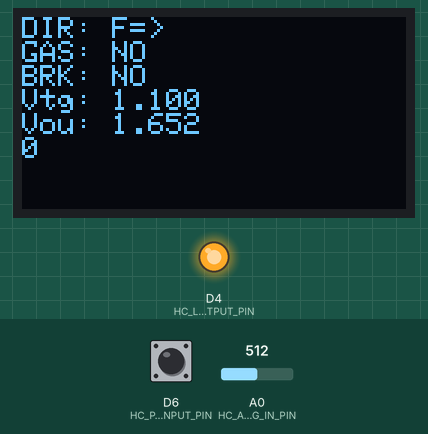
Bench run of a sketch on a simulated ESP8266 (NodeMCU). Shown: 128×64 one-colour display, output pins drawn as LEDs (lit = HIGH). The inputs (shaded band) are chosen by the test bench; at power-on: D6 (HC_PEDAL_INPUT_PIN) HIGH, A0 (HC_ANALOG_IN_PIN) = 512.

Above: at 1.2 s.
1.3 s: D6 (HC_PEDAL_INPUT_PIN) pulled LOW for 1 s
At 1.42 s:
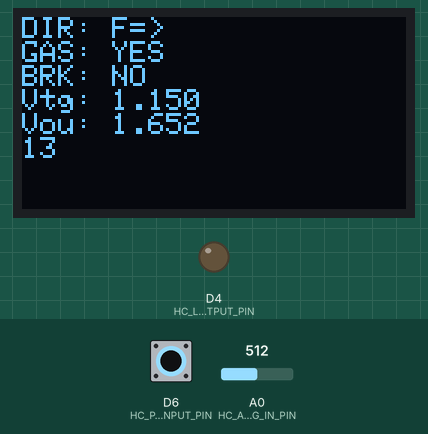
At 3.5 s:
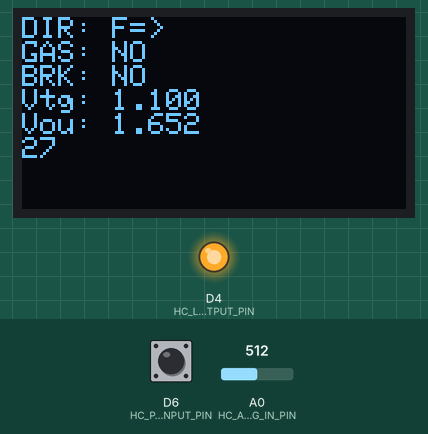
3.8 s: D6 (HC_PEDAL_INPUT_PIN) pulled LOW for 0.15 s
At 4.7 s:
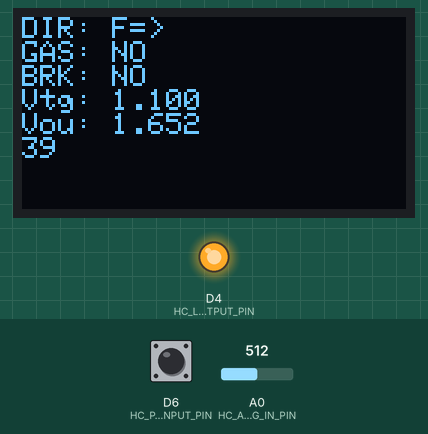
Timing chart, 0 to 6.8 s (numbered marks = the images above; inputs shaded):
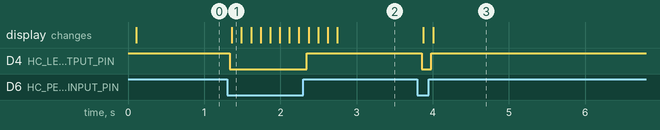

Measured:
- after the input at 1.3 s, D4 (HC_LED_OUTPUT_PIN): HIGH → LOW at once, → HIGH 1.0 s later; the display: changes after 0.06 s (image 1)
- after the input at 3.8 s, D4 (HC_LED_OUTPUT_PIN): HIGH → LOW after 0.05 s, → HIGH 0.13 s later; the display: first changes after 0.08 s (image 3 shows a later state)

The sketch:

hover-car.ino
```cpp
#include "ESP8266WiFi.h"
#include <SPI.h>
#include <Wire.h>
#include <Adafruit_GFX.h>
#include <Adafruit_SSD1306.h>
#include <Adafruit_MCP4725.h>

bool DEBUG_CONSOLE  = false;

// SCL GPIO5
// SDA GPIO4
#define OLED_RESET 0  // GPIO0
Adafruit_SSD1306 hcDisplay(OLED_RESET);

Adafruit_MCP4725 hcDac;

bool HC_PEDAL_ENGAGED_CURRENT = false;
bool HC_PEDAL_ENGAGED_PREV = false;

// ===== CONFIG =====
uint8_t HC_LED_OUTPUT_PIN  = D4;
uint8_t HC_PEDAL_INPUT_PIN = D6;
uint8_t HC_ANALOG_IN_PIN   = A0;

float    HC_DAC_SUPPLY_VOLTAGE = 3.3; // set correct DAC VCC voltage
uint16_t HC_DAC_VALUE_MAX = 4095; // 0x0FFF

// diff real value measured and set, should be 0.0
// measure actual on Vout with multimeter when MIN is set diff here
float    HC_DAC_ACTUAL_VOLTAGE_CORRECTION = +0.000;

float HC_THROTTLE_OUTPUT_LEVEL_CURRENT = 0.000; // start voltage
float HC_THROTTLE_OUTPUT_LEVEL_MIN     = 1.100;
float HC_THROTTLE_OUTPUT_LEVEL_MAX     = 1.500;
float HC_THROTTLE_OUTPUT_LEVEL_STEP_UP = 0.050;
float HC_THROTTLE_OUTPUT_LEVEL_STEP_DN = 0.100; // brake faster then accelerate
// ===== END OF CONFIG =====

void displaySetup() {
  hcDisplay.begin(SSD1306_SWITCHCAPVCC, 0x3C); // 0x3C or 0x3D
  hcDisplay.clearDisplay();
  hcDisplay.display();
  hcDisplay.setTextSize(1); // 6 rows, 10 cols
  hcDisplay.setTextColor(WHITE);
  hcDisplay.display();
}

void displayPrepare() {
  hcDisplay.clearDisplay();
//  hcDisplay.display();
  hcDisplay.setCursor(0, 0);
//  hcDisplay.print("Hover-Car");
}

int adcInput = 0;
float voltageIn = 0;
float MCP4725_reading;

void displayUpdate() {
  displayPrepare();
  String pedalStatus = (HC_PEDAL_ENGAGED_CURRENT) ? "YES" : "NO";
  hcDisplay.printf("DIR: %s", (true) ? "F=>" : "<=B");
  hcDisplay.printf("\nGAS: %s", (HC_PEDAL_ENGAGED_CURRENT) ? "YES" : "NO");
  hcDisplay.printf("\nBRK: %s", "NO");

  adcInput = analogRead(HC_ANALOG_IN_PIN);
  voltageIn = (adcInput * HC_DAC_SUPPLY_VOLTAGE) / 1023.0;
  hcDisplay.print("\nVtg: ");
  hcDisplay.print(HC_THROTTLE_OUTPUT_LEVEL_CURRENT, 3);
  hcDisplay.print("\nVou: ");
  hcDisplay.print(voltageIn, 3);

  hcDisplay.printf("\n%d", millis() / 100);
}

void setDacVoltage(float target) {
  target += HC_DAC_ACTUAL_VOLTAGE_CORRECTION;
  hcDac.setVoltage(round((HC_DAC_VALUE_MAX * target) / HC_DAC_SUPPLY_VOLTAGE), false);
}

void setup() {
  if (DEBUG_CONSOLE) {
    Serial.begin(9600);
  }

  // disable wifi
  //WiFi.mode(WIFI_OFF);
  //WiFi.forceSleepBegin();

  // setup LED
  pinMode(HC_LED_OUTPUT_PIN, OUTPUT);
  digitalWrite(HC_LED_OUTPUT_PIN, HIGH); // LED set OFF

  // set pedal input
  pinMode(HC_PEDAL_INPUT_PIN, INPUT_PULLUP);

  // setup display
  displaySetup();

  // setup DAC
  hcDac.begin(0x60);
  setDacVoltage(HC_THROTTLE_OUTPUT_LEVEL_MIN);
  HC_THROTTLE_OUTPUT_LEVEL_CURRENT = HC_THROTTLE_OUTPUT_LEVEL_MIN;

  displayUpdate();
}

void loop() {
  HC_PEDAL_ENGAGED_CURRENT = (digitalRead(HC_PEDAL_INPUT_PIN) == LOW) ? true : false;

  // if pedal state changed
  if (HC_PEDAL_ENGAGED_PREV != HC_PEDAL_ENGAGED_CURRENT) {

    if (DEBUG_CONSOLE) {
      Serial.print("Pedal: ");
      Serial.print((HC_PEDAL_ENGAGED_CURRENT) ? "YES" : "NO");
      Serial.print(", was ");
      Serial.print((HC_PEDAL_ENGAGED_PREV) ? "YES" : "NO");
      Serial.println();
    }

    if (HC_PEDAL_ENGAGED_CURRENT) {
      digitalWrite(HC_LED_OUTPUT_PIN, LOW); // LED set ON
    } else {
      digitalWrite(HC_LED_OUTPUT_PIN, HIGH); // LED set OFF
    }

    HC_PEDAL_ENGAGED_PREV = HC_PEDAL_ENGAGED_CURRENT;

    displayUpdate();
  }

  if (HC_PEDAL_ENGAGED_CURRENT && HC_THROTTLE_OUTPUT_LEVEL_CURRENT < HC_THROTTLE_OUTPUT_LEVEL_MAX) {
    HC_THROTTLE_OUTPUT_LEVEL_CURRENT += HC_THROTTLE_OUTPUT_LEVEL_STEP_UP;
    if (HC_THROTTLE_OUTPUT_LEVEL_CURRENT > HC_THROTTLE_OUTPUT_LEVEL_MAX) { // if exeed MAX
      HC_THROTTLE_OUTPUT_LEVEL_CURRENT = HC_THROTTLE_OUTPUT_LEVEL_MAX;
    }

    setDacVoltage(HC_THROTTLE_OUTPUT_LEVEL_CURRENT);
    if (DEBUG_CONSOLE) {
      //MCP4725_reading = (HC_DAC_SUPPLY_VOLTAGE / 4096.0) * HC_THROTTLE_OUTPUT_LEVEL_CURRENT; //3.3 is your supply voltage
      Serial.print("Expected Voltage: ");
      Serial.println(HC_THROTTLE_OUTPUT_LEVEL_CURRENT);
      //Serial.print("Current Voltage: ");
      //Serial.println(voltageIn);
      //Serial.println(MCP4725_reading, 3);
    }

    displayUpdate();

  } else if (!HC_PEDAL_ENGAGED_CURRENT && HC_THROTTLE_OUTPUT_LEVEL_CURRENT > HC_THROTTLE_OUTPUT_LEVEL_MIN) {
    HC_THROTTLE_OUTPUT_LEVEL_CURRENT -= HC_THROTTLE_OUTPUT_LEVEL_STEP_DN;
    if (HC_THROTTLE_OUTPUT_LEVEL_CURRENT < HC_THROTTLE_OUTPUT_LEVEL_MIN) { // if we went negative
      HC_THROTTLE_OUTPUT_LEVEL_CURRENT = HC_THROTTLE_OUTPUT_LEVEL_MIN;
    }

    setDacVoltage(HC_THROTTLE_OUTPUT_LEVEL_CURRENT);
    if (DEBUG_CONSOLE) {
      //MCP4725_reading = (3.3/4096.0) * HC_THROTTLE_OUTPUT_LEVEL_CURRENT; //3.3 is your supply voltage
      Serial.print("Expected Voltage: ");
      Serial.println(HC_THROTTLE_OUTPUT_LEVEL_CURRENT);
      //Serial.print("Current Voltage: ");
      //Serial.println(voltageIn);
      //Serial.println(MCP4725_reading, 3);
    }

    displayUpdate();
  }

  // finally, update display
  hcDisplay.display();

  delay(100);
}
```
